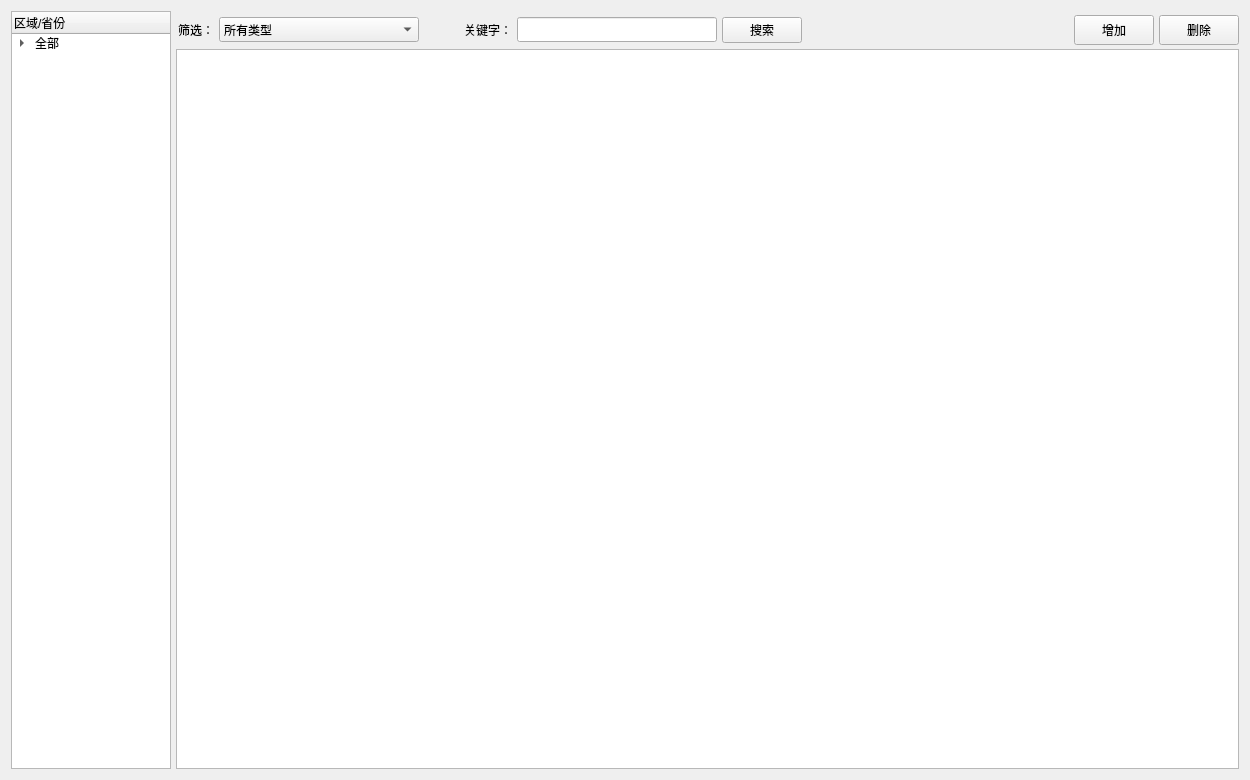
<?xml version="1.0" encoding="UTF-8"?>
<ui version="4.0">
 <class>MainWindow</class>
 <widget class="QMainWindow" name="MainWindow">
  <property name="geometry">
   <rect>
    <x>0</x>
    <y>0</y>
    <width>1250</width>
    <height>780</height>
   </rect>
  </property>
  <property name="windowTitle">
   <string>Qt实战小项目6：客户信息管理系统（Qt学习群 1149411109）</string>
  </property>
  <widget class="QWidget" name="centralWidget">
   <layout class="QHBoxLayout" name="horizontalLayout">
    <property name="spacing">
     <number>5</number>
    </property>
    <item>
     <widget class="QTreeWidget" name="treeWidget">
      <property name="maximumSize">
       <size>
        <width>160</width>
        <height>16777215</height>
       </size>
      </property>
      <column>
       <property name="text">
        <string>区域/省份</string>
       </property>
      </column>
      <item>
       <property name="text">
        <string>全部</string>
       </property>
       <item>
        <property name="text">
         <string>华东</string>
        </property>
        <item>
         <property name="text">
          <string>山东</string>
         </property>
        </item>
        <item>
         <property name="text">
          <string>浙江</string>
         </property>
        </item>
        <item>
         <property name="text">
          <string>江苏</string>
         </property>
        </item>
        <item>
         <property name="text">
          <string>安徽</string>
         </property>
        </item>
        <item>
         <property name="text">
          <string>上海</string>
         </property>
        </item>
        <item>
         <property name="text">
          <string>福建</string>
         </property>
        </item>
       </item>
       <item>
        <property name="text">
         <string>华南</string>
        </property>
        <item>
         <property name="text">
          <string>广东</string>
         </property>
        </item>
        <item>
         <property name="text">
          <string>广西</string>
         </property>
        </item>
        <item>
         <property name="text">
          <string>海南</string>
         </property>
        </item>
       </item>
       <item>
        <property name="text">
         <string>华中</string>
        </property>
        <item>
         <property name="text">
          <string>湖北</string>
         </property>
        </item>
        <item>
         <property name="text">
          <string>湖南</string>
         </property>
        </item>
        <item>
         <property name="text">
          <string>河南</string>
         </property>
        </item>
        <item>
         <property name="text">
          <string>江西</string>
         </property>
        </item>
       </item>
       <item>
        <property name="text">
         <string>华北</string>
        </property>
        <item>
         <property name="text">
          <string>北京</string>
         </property>
        </item>
        <item>
         <property name="text">
          <string>天津</string>
         </property>
        </item>
        <item>
         <property name="text">
          <string>河北</string>
         </property>
        </item>
        <item>
         <property name="text">
          <string>山西</string>
         </property>
        </item>
        <item>
         <property name="text">
          <string>内蒙</string>
         </property>
        </item>
       </item>
       <item>
        <property name="text">
         <string>其他</string>
        </property>
        <item>
         <property name="text">
          <string>宁夏</string>
         </property>
        </item>
        <item>
         <property name="text">
          <string>新疆</string>
         </property>
        </item>
        <item>
         <property name="text">
          <string>青海</string>
         </property>
        </item>
        <item>
         <property name="text">
          <string>陕西</string>
         </property>
        </item>
        <item>
         <property name="text">
          <string>甘肃</string>
         </property>
        </item>
        <item>
         <property name="text">
          <string>四川</string>
         </property>
        </item>
        <item>
         <property name="text">
          <string>云南</string>
         </property>
        </item>
        <item>
         <property name="text">
          <string>贵州</string>
         </property>
        </item>
        <item>
         <property name="text">
          <string>西藏</string>
         </property>
        </item>
        <item>
         <property name="text">
          <string>重庆</string>
         </property>
        </item>
        <item>
         <property name="text">
          <string>辽宁</string>
         </property>
        </item>
        <item>
         <property name="text">
          <string>吉林</string>
         </property>
        </item>
        <item>
         <property name="text">
          <string>黑龙江</string>
         </property>
        </item>
       </item>
      </item>
     </widget>
    </item>
    <item>
     <layout class="QVBoxLayout" name="verticalLayout">
      <property name="spacing">
       <number>0</number>
      </property>
      <item>
       <widget class="QWidget" name="widget" native="true">
        <layout class="QHBoxLayout" name="horizontalLayout_2">
         <property name="spacing">
          <number>5</number>
         </property>
         <property name="leftMargin">
          <number>2</number>
         </property>
         <property name="topMargin">
          <number>4</number>
         </property>
         <property name="rightMargin">
          <number>0</number>
         </property>
         <property name="bottomMargin">
          <number>4</number>
         </property>
         <item>
          <widget class="QLabel" name="label_5">
           <property name="text">
            <string>筛选：</string>
           </property>
          </widget>
         </item>
         <item>
          <widget class="QComboBox" name="comboBox">
           <property name="minimumSize">
            <size>
             <width>200</width>
             <height>25</height>
            </size>
           </property>
           <property name="maximumSize">
            <size>
             <width>200</width>
             <height>16777215</height>
            </size>
           </property>
           <item>
            <property name="text">
             <string>所有类型</string>
            </property>
           </item>
           <item>
            <property name="text">
             <string>企业</string>
            </property>
           </item>
           <item>
            <property name="text">
             <string>高校</string>
            </property>
           </item>
           <item>
            <property name="text">
             <string>研究所</string>
            </property>
           </item>
           <item>
            <property name="text">
             <string>代理</string>
            </property>
           </item>
           <item>
            <property name="text">
             <string>外</string>
            </property>
           </item>
           <item>
            <property name="text">
             <string>政府机构</string>
            </property>
           </item>
           <item>
            <property name="text">
             <string>部队</string>
            </property>
           </item>
           <item>
            <property name="text">
             <string>第三方</string>
            </property>
           </item>
          </widget>
         </item>
         <item>
          <spacer name="horizontalSpacer_2">
           <property name="orientation">
            <enum>Qt::Horizontal</enum>
           </property>
           <property name="sizeType">
            <enum>QSizePolicy::Fixed</enum>
           </property>
           <property name="sizeHint" stdset="0">
            <size>
             <width>40</width>
             <height>20</height>
            </size>
           </property>
          </spacer>
         </item>
         <item>
          <widget class="QLabel" name="label_4">
           <property name="text">
            <string>关键字：</string>
           </property>
          </widget>
         </item>
         <item>
          <widget class="QLineEdit" name="lineEdit">
           <property name="minimumSize">
            <size>
             <width>150</width>
             <height>25</height>
            </size>
           </property>
           <property name="maximumSize">
            <size>
             <width>200</width>
             <height>16777215</height>
            </size>
           </property>
          </widget>
         </item>
         <item>
          <widget class="QPushButton" name="btnSearch">
           <property name="minimumSize">
            <size>
             <width>0</width>
             <height>25</height>
            </size>
           </property>
           <property name="text">
            <string>搜索</string>
           </property>
          </widget>
         </item>
         <item>
          <spacer name="horizontalSpacer">
           <property name="orientation">
            <enum>Qt::Horizontal</enum>
           </property>
           <property name="sizeHint" stdset="0">
            <size>
             <width>40</width>
             <height>20</height>
            </size>
           </property>
          </spacer>
         </item>
         <item>
          <widget class="QPushButton" name="btnAdd">
           <property name="minimumSize">
            <size>
             <width>80</width>
             <height>30</height>
            </size>
           </property>
           <property name="text">
            <string>增加</string>
           </property>
          </widget>
         </item>
         <item>
          <widget class="QPushButton" name="btnDelete">
           <property name="minimumSize">
            <size>
             <width>80</width>
             <height>30</height>
            </size>
           </property>
           <property name="text">
            <string>删除</string>
           </property>
          </widget>
         </item>
        </layout>
       </widget>
      </item>
      <item>
       <widget class="QTableView" name="tableView">
        <attribute name="horizontalHeaderHighlightSections">
         <bool>false</bool>
        </attribute>
       </widget>
      </item>
     </layout>
    </item>
   </layout>
  </widget>
  <widget class="QMenuBar" name="menuBar">
   <property name="geometry">
    <rect>
     <x>0</x>
     <y>0</y>
     <width>1250</width>
     <height>23</height>
    </rect>
   </property>
  </widget>
 </widget>
 <layoutdefault spacing="6" margin="11"/>
 <resources/>
 <connections/>
</ui>
